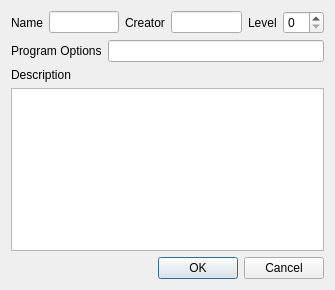
<?xml version="1.0" encoding="UTF-8"?>
<ui version="4.0">
 <class>SavingDialog</class>
 <widget class="QDialog" name="SavingDialog">
  <property name="geometry">
   <rect>
    <x>0</x>
    <y>0</y>
    <width>335</width>
    <height>290</height>
   </rect>
  </property>
  <property name="windowTitle">
   <string>Save Test Case</string>
  </property>
  <layout class="QVBoxLayout" name="verticalLayout">
   <item>
    <layout class="QHBoxLayout" name="horizontalLayout">
     <item>
      <widget class="QLabel" name="label">
       <property name="text">
        <string>Name</string>
       </property>
      </widget>
     </item>
     <item>
      <widget class="QLineEdit" name="name"/>
     </item>
     <item>
      <widget class="QLabel" name="label_2">
       <property name="text">
        <string>Creator</string>
       </property>
      </widget>
     </item>
     <item>
      <widget class="QLineEdit" name="creator"/>
     </item>
     <item>
      <widget class="QLabel" name="label_3">
       <property name="text">
        <string>Level</string>
       </property>
      </widget>
     </item>
     <item>
      <widget class="QSpinBox" name="level"/>
     </item>
    </layout>
   </item>
   <item>
    <layout class="QHBoxLayout" name="horizontalLayout_2">
     <item>
      <widget class="QLabel" name="label_5">
       <property name="text">
        <string>Program Options</string>
       </property>
      </widget>
     </item>
     <item>
      <widget class="QLineEdit" name="programOptions"/>
     </item>
    </layout>
   </item>
   <item>
    <widget class="QLabel" name="label_4">
     <property name="text">
      <string>Description</string>
     </property>
    </widget>
   </item>
   <item>
    <widget class="QPlainTextEdit" name="description"/>
   </item>
   <item>
    <widget class="QDialogButtonBox" name="buttonBox">
     <property name="orientation">
      <enum>Qt::Horizontal</enum>
     </property>
     <property name="standardButtons">
      <set>QDialogButtonBox::Cancel|QDialogButtonBox::Ok</set>
     </property>
    </widget>
   </item>
  </layout>
 </widget>
 <resources/>
 <connections>
  <connection>
   <sender>buttonBox</sender>
   <signal>accepted()</signal>
   <receiver>SavingDialog</receiver>
   <slot>accept()</slot>
   <hints>
    <hint type="sourcelabel">
     <x>248</x>
     <y>254</y>
    </hint>
    <hint type="destinationlabel">
     <x>157</x>
     <y>274</y>
    </hint>
   </hints>
  </connection>
  <connection>
   <sender>buttonBox</sender>
   <signal>rejected()</signal>
   <receiver>SavingDialog</receiver>
   <slot>reject()</slot>
   <hints>
    <hint type="sourcelabel">
     <x>316</x>
     <y>260</y>
    </hint>
    <hint type="destinationlabel">
     <x>286</x>
     <y>274</y>
    </hint>
   </hints>
  </connection>
 </connections>
</ui>
